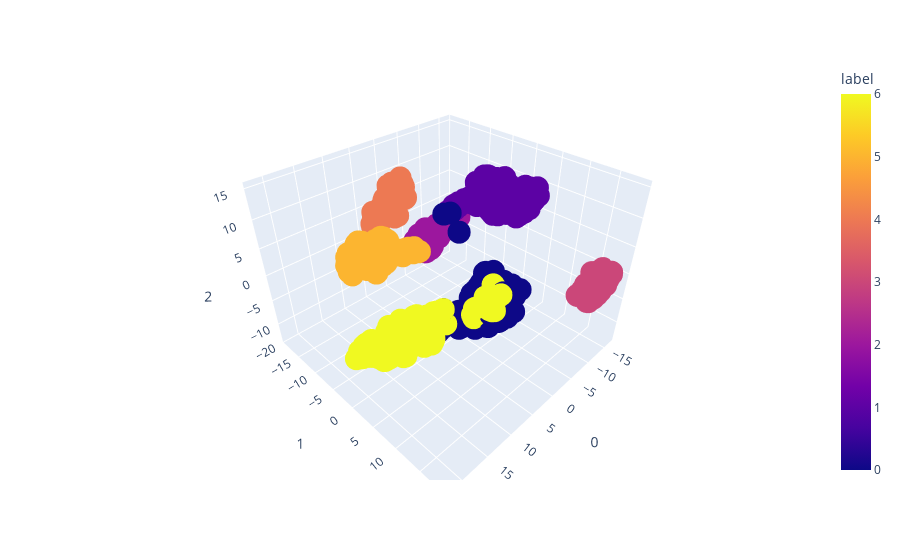

Notebook code for this chart:
### Markdown cell above
### 使用t-SNE降维算法可视化

### Code cell
plot_data_tsne_label(X_IDps_ltV2trs, y)

### Figure 1 — Plotly figure (JSON) as saved in the notebook; plotly's stock layout.template omitted (floating-point values rounded to 4 significant figures; data arrays with more than 128 entries replaced by an {"elided": "..."} marker saying what was removed)
{"data": [{"hovertemplate": "0=%{x}<br>1=%{y}<br>2=%{z}<br>label=%{marker.color}<extra></extra>", "legendgroup": "", "marker": {"color": {"elided": "1528 int values"}, "coloraxis": "coloraxis", "size": 8, "symbol": "circle"}, "mode": "markers", "name": "", "scene": "scene", "showlegend": false, "type": "scatter3d", "x": {"elided": "1528 float values"}, "y": {"elided": "1528 float values"}, "z": {"elided": "1528 float values"}}], "layout": {"coloraxis": {"colorbar": {"title": {"text": "label"}}, "colorscale": [[0, "#0d0887"], [0.1111, "#46039f"], [0.2222, "#7201a8"], [0.3333, "#9c179e"], [0.4444, "#bd3786"], [0.5556, "#d8576b"], [0.6667, "#ed7953"], [0.7778, "#fb9f3a"], [0.8889, "#fdca26"], [1, "#f0f921"]]}, "legend": {"tracegroupgap": 0}, "margin": {"t": 60}, "scene": {"domain": {"x": [0, 1], "y": [0, 1]}, "xaxis": {"title": {"text": "0"}}, "yaxis": {"title": {"text": "1"}}, "zaxis": {"title": {"text": "2"}}}}}
